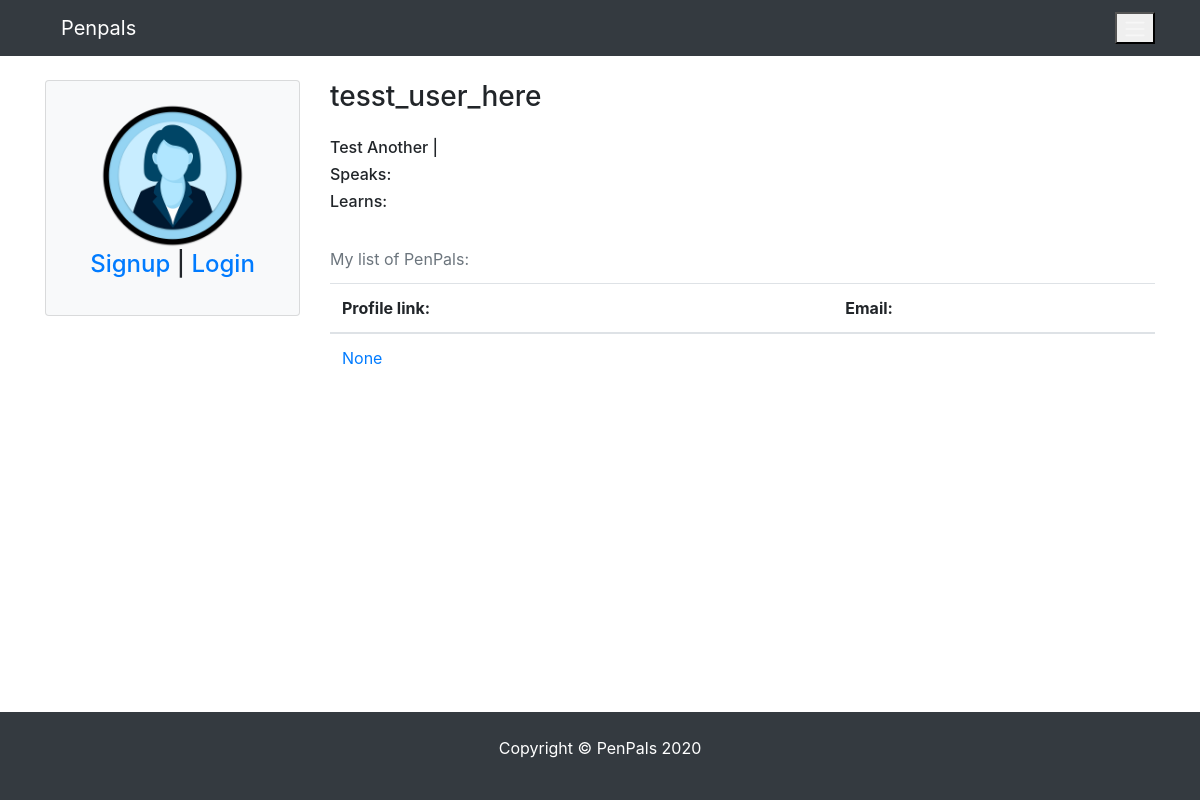
/profile/3, run on an earlier commit of the app's database.
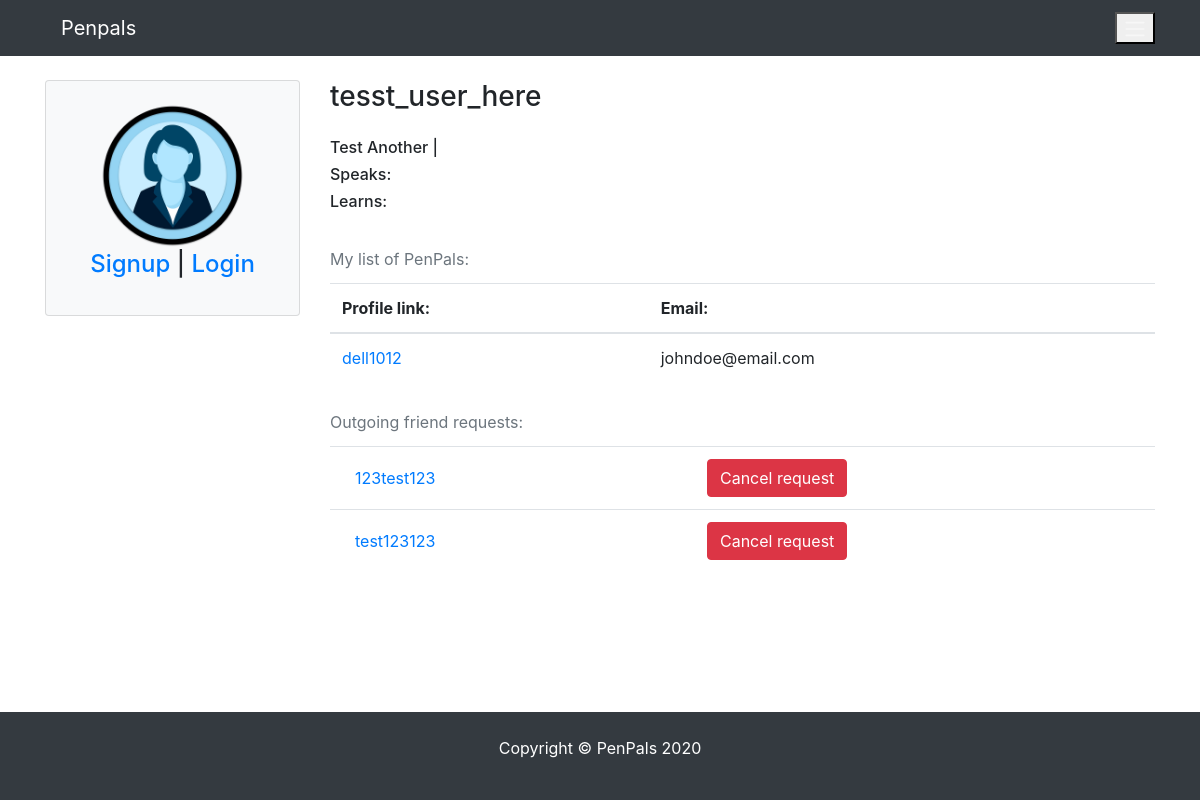
And on a later commit of the database.
### pages/models.py (models this page shows, shortened)
class Profile(models.Model):
    user = models.OneToOneField(
        User, blank=True, null=True, on_delete=models.CASCADE)
    first = models.CharField(max_length=200, blank=True, null=True)
    last = models.CharField(max_length=200, blank=True, null=True)
    photo = models.ImageField(
        default='user.png', upload_to='photos/%y/%m',  blank=True, null=True)
    friends = models.ManyToManyField('self', blank=True)
    speaks = models.CharField(max_length=200, blank=True, null=True)
    learns = models.CharField(max_length=200, blank=True, null=True)
    def __init__(self, *args, **kwargs):
         super(Profile, self).__init__(*args, **kwargs)
         self.speaks = from_value_to_label(self.speaks)
         self.learns = from_value_to_label(self.learns)
    def __str__(self):
        return str(self.user)
    class Meta:
        ordering = ['-id']

class FriendRequest(models.Model):
    to_profile = models.ForeignKey(Profile, related_name="to_profile", on_delete=models.CASCADE)
    from_profile = models.ForeignKey(Profile, related_name="from_profile", on_delete=models.CASCADE)
    created = models.DateTimeField(auto_now_add=True)

### pages/views.py (the view, shortened to what this page needs)
# urls.py: path('profile/<int:profile_id>', ProfileView.as_view(), name="profile"),
class ProfileView(SuccessMessageMixin, DetailView):
    template_name = 'pages/profile.html'
    form_class = ProfileViewForm
    context_object_name = 'profile'
    model = Profile
    friends = Profile.objects.none()
    instance = Profile.objects.none()
    def get_object(self):
        self.instance = Profile.objects.get(id=self.kwargs['profile_id'])  # self.request.user.profile.id)
        self.friends = FriendRequest.objects.filter(to_profile = self.instance)
        return self.instance
    def get_context_data(self, **kwargs):
        self.friends = self.instance.friends.all()
        received_requests = FriendRequest.objects.filter(to_profile = self.instance)
        outgoing_requests = self.instance.from_profile.all()
        button_friend_text = ""
        if self.request.user.is_authenticated:
            if self.request.user.profile not in self.friends:
                button_friend_text = "not_friend_yet"
                if len(FriendRequest.objects.filter(from_profile = self.request.user.profile).filter(to_profile=self.instance))==1:
                    button_friend_text = "request_sent"
        self.context_data = {
            'profile': self.instance,
            'friends': self.friends,
            'received_requests': received_requests,
            'outgoing_requests': outgoing_requests,
            'button_friend_text': button_friend_text,
        }
        return self.context_data

### pages/utils.py (called while the page is built)
def from_value_to_label(field):
    if field is not None:
        list_of_labels = [label for value, label in LANGUAGE_CHOICES if str(value) in field]
        return ", ".join(list_of_labels)  # list_of_labels  #ast.literal_eval(field)  # [int(i) for i in field.replace('[','').replace(']','').replace(',','').replace("'",'').split(" ")] # list_of_labels #
    return field

### pages/templates/pages/profile.html (shortened to what this page needs)
{% extends 'pages/base.html' %} {% block content %}
<div class="row">
  {% include 'pages/partials/_sidebar.html' %}
  <div class="col-md-9 col-sm-12">
    <h3>{{profile.user}}</h3>
    <div class="my-4">
      <h6>{{profile.first}} {{profile.last}} | {{profile.user.email}}</h6>
      <h6>Speaks: {{profile.speaks}}</h6>
      <h6>Learns: {{profile.learns}}</h6>
    </div>
    {% if friends %}
    <div class="table-responsive">
      <table class="table">
        <caption>
          My list of PenPals:
        </caption>
        <thead>
          <tr>
            <th>Profile link:</th>
            <th>Email:</th>
          </tr>
        </thead>
        <tbody>
          {% for friend_profile in friends %}
          <tr>
            <td>
              <a href="{% url 'pages:profile' friend_profile.id %}"
                >{{friend_profile}}</a
              >
            </td>
            <td>{{friend_profile.user.email}}</td>
          </tr>
          {% endfor %}
        </tbody>
      </table>
    </div>
    {% endif %}
    {% if outgoing_requests %}
    <div class="table-responsive">
      <table class="table">
        <caption>
          Outgoing friend requests:
        </caption>
        <tbody>
          {% for request_outgoing in outgoing_requests %}
          <tr>
            <td>
              <a
                href="{% url 'pages:profile' request_outgoing.to_profile.id %}"
                class="btn text-primary"
                >{{request_outgoing.to_profile}}</a
              >
            </td>
            <td>
              <a
                href="{% url 'pages:drop_request' request_outgoing.to_profile.id %}"
                class="btn btn-danger"
                >Cancel request</a
              >
            </td>
          </tr>
          {% endfor %}
        </tbody>
      </table>
    </div>
    {% endif %}
  </div>
</div>
{% endblock content %}

What changed in the data, as far as the page shows it:
no longer on this page (row unchanged): Profile: user "None"
now on this page (row unchanged): Profile: user.username "dell1012", user.email "johndoe@email.com"
added FriendRequest: to_profile "123test123"
added FriendRequest: to_profile "test123123"
Also different on the page:
text now shown: "Outgoing friend requests:"
